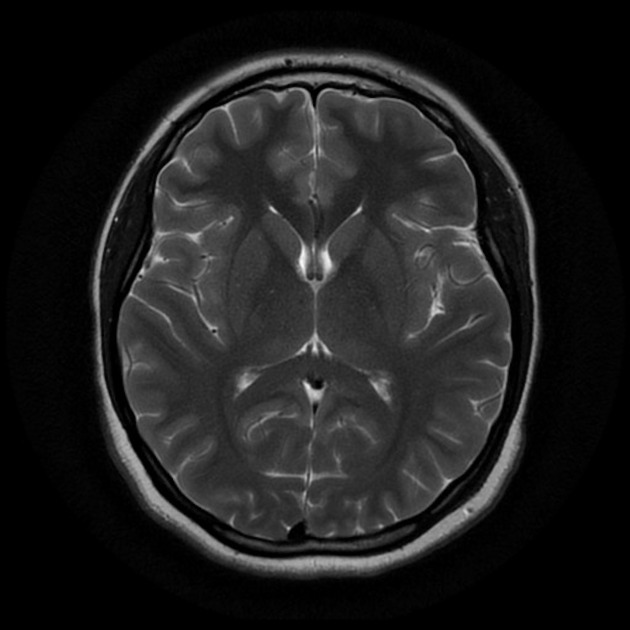
%> input picture Data/no/1 no.jpeg, 630 x 630 px
$ octave temp.m   (GNU Octave 9; MATLAB toolbox functions it lacks are replaced by stand-ins)
%> lines starting %> are read from the running program, lines starting %| are printed output that depends on the picture; in (x1, y1, x2, y2) boxes, pixels count from 0 and x2, y2 are one past the last pixel; in counts of white or black regions, pixels touching at a corner belong together; the program's own positions count from 1
%> the answer given: Data/no/1 no.jpeg
%> further down, s is the input picture: size 630x630 uint8; min 0, max 248, mean 29.7
### anisodiff.m
function diff_im = anisodiff(im, num_iter, delta_t, kappa, option)
%> called with num_iter = 10, delta_t = 0.143, kappa = 15, option = 2
fprintf('Removing noise\n'); fprintf('Filtering Completed !!\n');
% Convert input image to double.
 im = double(im);

% PDE (partial differential equation) initial condition.
diff_im = im;

% Center pixel distances.
dx = 1;
dy = 1;
dd = sqrt(2);

% 2D convolution masks - finite differences.
hN = [0 1 0; 0 -1 0; 0 0 0];
hS = [0 0 0; 0 -1 0; 0 1 0];
hE = [0 0 0; 0 -1 1; 0 0 0];
hW = [0 0 0; 1 -1 0; 0 0 0];
hNE = [0 0 1; 0 -1 0; 0 0 0];
hSE = [0 0 0; 0 -1 0; 0 0 1];
hSW = [0 0 0; 0 -1 0; 1 0 0];
hNW = [1 0 0; 0 -1 0; 0 0 0];

% Anisotropic diffusion.
for t = 1:num_iter

% Finite differences. [imfilter(.,.,'conv') can be replaced by conv2(.,.,'same')]
nablaN = imfilter(diff_im,hN,'conv');
nablaS = imfilter(diff_im,hS,'conv');
nablaW = imfilter(diff_im,hW,'conv');
nablaE = imfilter(diff_im,hE,'conv');
nablaNE = imfilter(diff_im,hNE,'conv');
nablaSE = imfilter(diff_im,hSE,'conv');
nablaSW = imfilter(diff_im,hSW,'conv');
nablaNW = imfilter(diff_im,hNW,'conv');

% Diffusion function.
if option == 1
cN = exp(-(nablaN/kappa).^2);
cS = exp(-(nablaS/kappa).^2);
cW = exp(-(nablaW/kappa).^2);
cE = exp(-(nablaE/kappa).^2);
cNE = exp(-(nablaNE/kappa).^2);
cSE = exp(-(nablaSE/kappa).^2);
cSW = exp(-(nablaSW/kappa).^2);
cNW = exp(-(nablaNW/kappa).^2);
elseif option == 2
cN = 1./(1 + (nablaN/kappa).^2);
cS = 1./(1 + (nablaS/kappa).^2);
cW = 1./(1 + (nablaW/kappa).^2);
cE = 1./(1 + (nablaE/kappa).^2);
cNE = 1./(1 + (nablaNE/kappa).^2);
cSE = 1./(1 + (nablaSE/kappa).^2);
cSW = 1./(1 + (nablaSW/kappa).^2);
cNW = 1./(1 + (nablaNW/kappa).^2);
end


% Discrete PDE solution.
diff_im = diff_im + ...
delta_t*(...
(1/(dy^2))*cN.*nablaN + (1/(dy^2))*cS.*nablaS + ...
(1/(dx^2))*cW.*nablaW + (1/(dx^2))*cE.*nablaE + ...
(1/(dd^2))*cNE.*nablaNE + (1/(dd^2))*cSE.*nablaSE + ...
(1/(dd^2))*cSW.*nablaSW + (1/(dd^2))*cNW.*nablaNW );
end
%> this loop made 10 passes
%> pass 1, in anisodiff, `nablaN = imfilter(diff_im,hN,'conv');`:
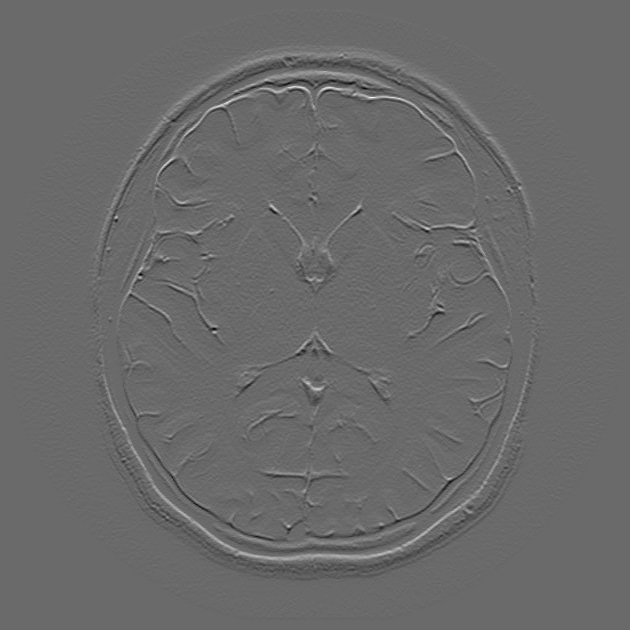
%> nablaN: size 630x630 double; min -68, max 95, mean 0; drawn with min black and max white
%> pass 1, in anisodiff, `nablaE = imfilter(diff_im,hE,'conv');`:
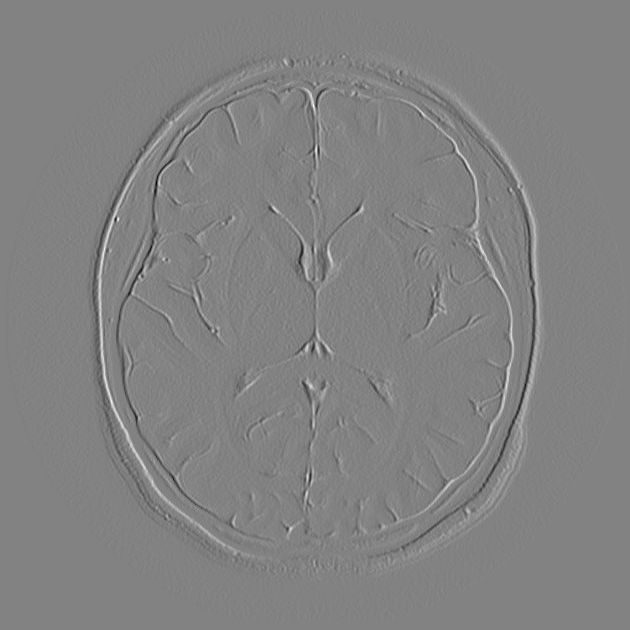
%> nablaE: size 630x630 double; min -90, max 86, mean 0; drawn with min black and max white
%> after the loop:
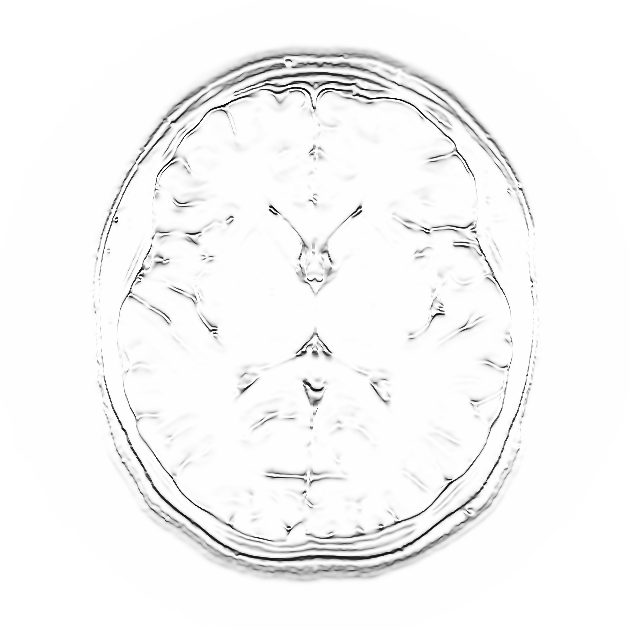
%> cS: size 630x630 double; min 0.0211, max 1, mean 0.971; mean of the top-left, top-right, bottom-left and bottom-right quarters 0.968, 0.97, 0.972, 0.972
%> after the loop:
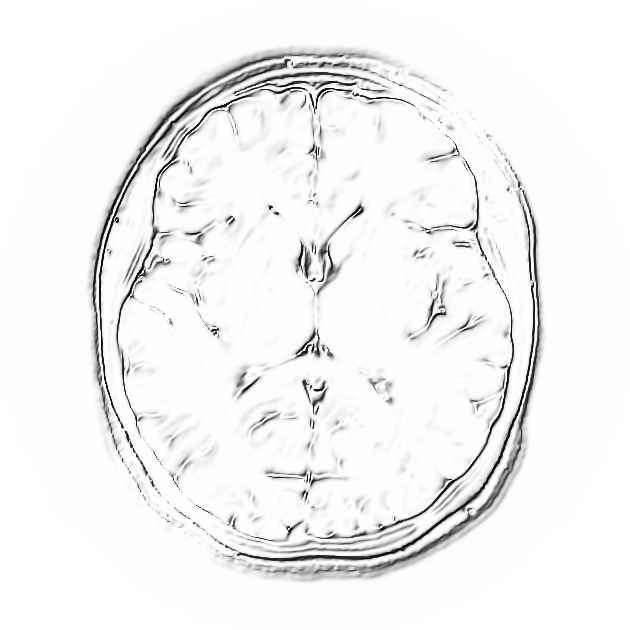
%> cSE: size 630x630 double; min 0.0127, max 1, mean 0.956; mean of the top-left, top-right, bottom-left and bottom-right quarters 0.943, 0.966, 0.968, 0.947
%> after the loop:
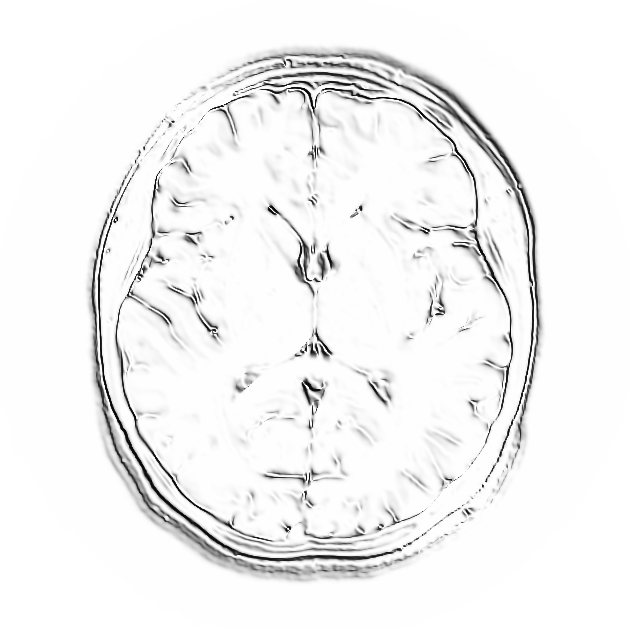
%> cSW: size 630x630 double; min 0.0167, max 1, mean 0.955; mean of the top-left, top-right, bottom-left and bottom-right quarters 0.961, 0.944, 0.947, 0.967
%> after the loop:
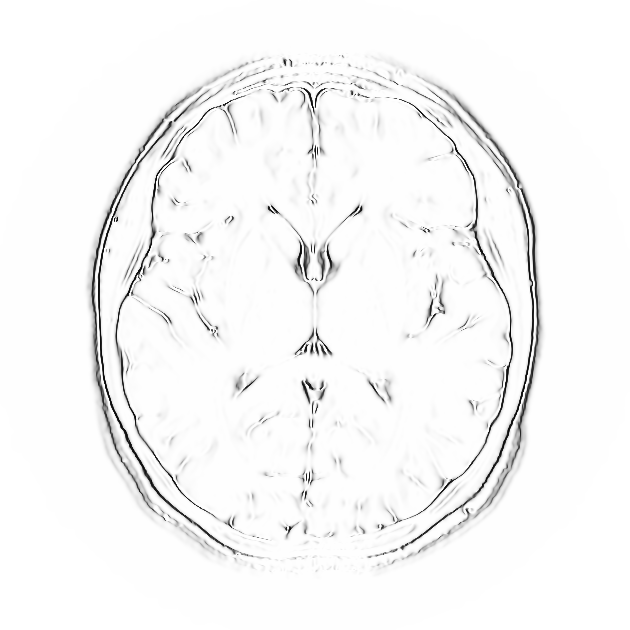
%> cW: size 630x630 double; min 0.0232, max 1, mean 0.97; mean of the top-left, top-right, bottom-left and bottom-right quarters 0.967, 0.97, 0.972, 0.973

### temp.m
clc
close all

%% Input

[I,path]=uigetfile('*.jpg','select a input image');

str=strcat(path,I);
s=imread(str);
%% Filter
num_iter = 10;
delta_t = 1/7;
kappa = 15;
option = 2;
disp('Preprocessing image please wait . . .');
inp = anisodiff(s,num_iter,delta_t,kappa,option);
inp = uint8(inp);

inp=imresize(inp,[256,256]);
%> inp: size 256x256 uint8
if size(inp,3)>1
    inp=rgb2gray(inp);
end
%% Thresholding

sout=imresize(inp,[256,256]);
t0=60;
th=t0+((max(inp(:))+min(inp(:)))./2);
%> th = 175
for i=1:1:size(inp,1)
    for j=1:1:size(inp,2)
        if inp(i,j)>th
            sout(i,j)=1;
        else
            sout(i,j)=0;
        end
    end

end
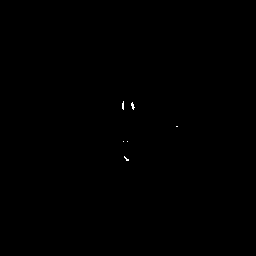
%> sout: size 256x256 uint8; values 0 (black) and 1 (white), 0.07% white in thin lines or dots, all inside (x1, y1, x2, y2) = (122, 101, 178, 161)


%% Morphological Operation

label=bwlabel(sout);
%> label: size 256x256 double; 7 distinct labels, from 0 to 6
stats=regionprops(logical(sout),'Solidity','Area','BoundingBox');
%> stats = 6 regions; box (x1, y1, x2, y2), Area and Solidity: (131, 102, 135, 110) 17 0.81, (122, 101, 124, 110) 15 0.938, (124, 156, 129, 161) 11 0.786, (176, 126, 178, 127) 2 1, (123, 141, 124, 142) 1 1, (127, 141, 128, 142) 1 1
density=[stats.Solidity];
%> density = [0.938 1 0.786 1 0.81 1]
area=[stats.Area];
%> area = [15 1 11 1 17 2]
high_dense_area=density>0.8;
%> high_dense_area = [true true false true true true]
max_area=max(area(high_dense_area));
%> max_area = 17
disp(max_area)
%| 17
 if(max_area<70)
    fprintf('No tumour');
    return;
end
tumor_label=find(area==max_area);
tumor=ismember(label,tumor_label);

%% Bounding box

box = stats(tumor_label);
wantedBox = box.BoundingBox;

%% Getting Tumor Outline - image filling, eroding, subtracting
% erosion the walls by a few pixels

dilationAmount = 5;
rad = floor(dilationAmount);
[r,c] = size(tumor);
filledImage = imfill(tumor, 'holes');

for i=1:r
    for j=1:c
        x1=i-rad;
        x2=i+rad;
        y1=j-rad;
        y2=j+rad;
        if x1<1
            x1=1;
        end
        if x2>r
            x2=r;
        end
        if y1<1
            y1=1;
        end
        if y2>c
            y2=c;
        end
        erodedImage(i,j) = min(min(filledImage(x1:x2,y1:y2)));
        end

end


%% subtracting eroded image from original BW image

tumorOutline=tumor; tumorOutline(erodedImage)=0;
%% Inserting the outline in filtered image in green color

rgb = inp(:,:,[1 1 1]);
red = rgb(:,:,1);
red(tumorOutline)=255;
green = rgb(:,:,2);
green(tumorOutline)=0;
blue = rgb(:,:,3);
blue(tumorOutline)=0;
tumorOutlineInserted(:,:,1) = red;
tumorOutlineInserted(:,:,2) = green;
tumorOutlineInserted(:,:,3) = blue;

%% Display Together
set(0,'defaultfigureposition',[20 60 1500 700])
figure
subplot(2,3,1);imshow(s);title('Input image','FontSize',20);
subplot(2,3,2);imshow(inp);title('Filtered image','FontSize',20);
subplot(2,3,3);imshow(inp);title('Bounding Box','FontSize',20); hold on;rectangle('Position',wantedBox,'EdgeColor','y');hold off;
subplot(2,3,4);imshow(tumor);title('Tumor alone','FontSize',20);
subplot(2,3,5);imshow(tumorOutline);title('Tumor Outline','FontSize',20);
subplot(2,3,6);imshow(tumorOutlineInserted);title('Detected Tumor','FontSize',20);

$ run again, on Data/no/9 no.jpg
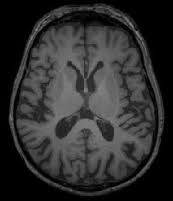
%> input picture Data/no/9 no.jpg, 173 x 201 px
%> s is the input picture: size 201x173x3 uint8; min 0, max 139, mean 46.7
%> after the loop in anisodiff, `for t = 1:num_iter`:
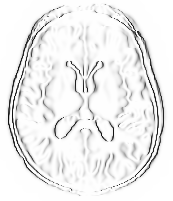
%> cW: size 201x173x3 double; min 0.0477, max 1, mean 0.935; mean of the top-left, top-right, bottom-left and bottom-right quarters 0.935, 0.935, 0.938, 0.934
%> `inp=imresize(inp,[256,256]);`:
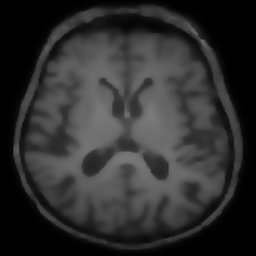
%> inp: size 256x256x3 uint8; min 0, max 122, mean 46.7
%> th = 121
%> label: size 256x256 double; values 0 (black) and 1 (white), 0.04% white; 1 white region
%> stats = 1 region; box (x1, y1, x2, y2), Area and Solidity: (148, 112, 153, 120) 28 0.903
%> density = 0.903
%> area = 28
%> high_dense_area = true
%> max_area = 28
%| 28
